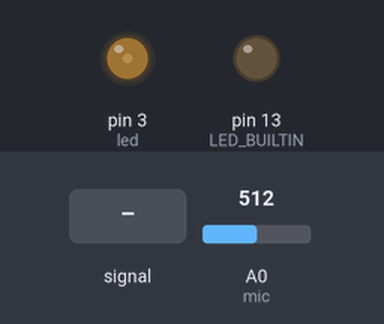
This sketch was run on a simulated Arduino Uno, built with avr-gcc and run on an emulated ATmega328P. Shown: output pins drawn as LEDs (lit = HIGH). The test bench sets the inputs (shaded band); at power-on: A0 (mic) = 512.

Above: at 1.2 s.
1.3 s: A0 (mic) fed a 200 Hz sine of ±81 counts around its level
At 4.1 s:
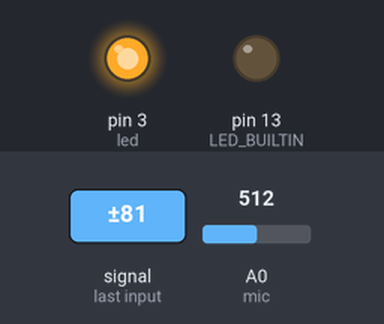
4.3 s: A0 (mic) fed a 2 Hz sine of ±306 counts around its level
At 5.27 s:
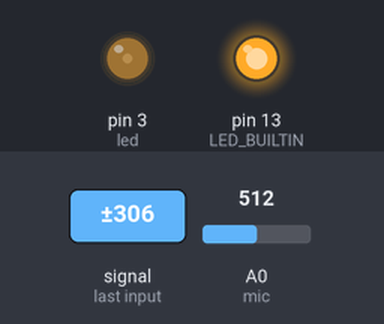
7.3 s: A0 (mic) set to 685
10.3 s: A0 (mic) fed a 200 Hz sine of ±81 counts around its level
At 12.2 s:
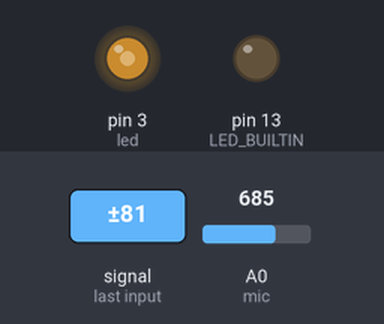
13.3 s: A0 (mic) set to 665
At 15.5 s:
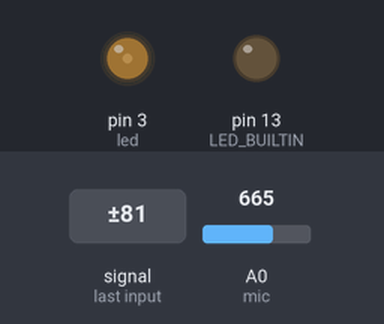
16.3 s: A0 (mic) fed a 2 Hz sine of ±306 counts around its level
At 18.05 s:
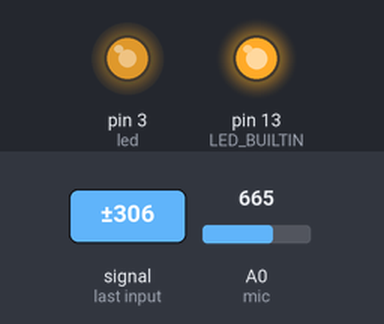
Timing chart, 0 to 20.3 s (numbered marks = the images above; inputs shaded):
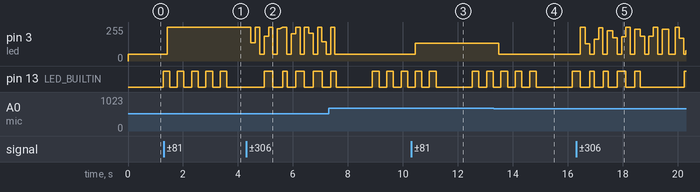

Measured:
- after the input at 1.3 s, pin 3 (led): 50/255 → 255/255 after 0.14 s
- after the input at 4.3 s, pin 3 (led): 255/255 → 136/255 after 0.17 s, → 255/255 0.17 s later, → 50/255 0.15 s later, → 187/255 0.16 s later, … (24 changes in this stretch)
- after the input at 10.3 s, pin 3 (led): 50/255 → 134/255 after 0.15 s
- after the input at 13.3 s, pin 3 (led): 134/255 → 50/255 after 0.19 s
- after the input at 16.3 s, pin 3 (led): 50/255 → 255/255 after 0.14 s, → 128/255 0.19 s later, → 50/255 0.17 s later, → 164/255 0.15 s later, … (24 changes in this stretch)

The sketch:

Lichtorgel.ino
```cpp
/****************************************
Example Sound Level Sketch for the
Adafruit Microphone Amplifier
****************************************/

unsigned int led = 3;                   // PWM Output Pin for LED

double amplify = 5.0;
double brightness = 0.0;
int peakToPeak = 0;
unsigned int i = 0;                     // zählt über- und untersteuern
unsigned int j = 0;
unsigned int k = 0;                     // für die Ausgabe der Verstärkung per LED

unsigned long lagMillis = 0;
unsigned long outTimeMillis = 0;
unsigned int amplifyOld = 0;
const double pwmMin = 50.0;             // minimal brightness during silence

void setup()
{
  pinMode(led, OUTPUT);
  pinMode(LED_BUILTIN, OUTPUT);
  Serial.begin(9600);

  analogWrite(led, (int)pwmMin);
}


void loop()
{
  const unsigned int sampleWindow = 40;     // level window width in mS (50 mS = 20Hz)

  const int mic = 0;                        // Input pin of Microphone
  const int micMax = 675;
  const double pwm = 255.0;

  const double amplifyMax = 10.0;           // Regulater
  const double amplifyMin = 1.0;
  const double difference = 1.0;
  const int limit = 5;                      // Wie oft in die Begrenzung gefahren werden darf

  const int sensitvity = 15;                // Filter
  int oldPTP = 0;

  unsigned int lag = 250;                   // For the Builtin_led to show the Amplify
  unsigned int outTime = 1000;


  unsigned long startMillis = millis();     // Start of sample window

  unsigned int signalMax = 0;
  unsigned int signalMin = micMax;


  // collect data for 50 mS
  oldPTP = peakToPeak;

  while (millis() - startMillis < sampleWindow)
  {
     unsigned int level = analogRead(mic);
     if (level <= micMax)                   // toss out spurious readings
     {
        if (level > signalMax)
        {
           signalMax = level;               // save just the max levels
        }
        else if (level < signalMin)
        {
           signalMin = level;               // save just the min levels
        }
     }
  }
  peakToPeak = signalMax - signalMin;       // max - min = peak-peak amplitude

  // Filter
  if(sensitvity < oldPTP - peakToPeak || -sensitvity > oldPTP - peakToPeak)
  {
    const int regulateWindow = 120;
    const int gap = 6;

    double target = amplify * (peakToPeak * pwm) / micMax;  // convert to pwm
    amplifyOld = (int) amplify;


    // Limiter
    if(target >= pwm)
    {
      target = pwm;                       // set maximal brightness
      i = i + 1;
      j = 0;
    }
    else if(target <= pwmMin)             // set minimal brightness
    {
      target = pwmMin;
      j = j + 1;
      i = 0;
    }

    // Regulater
    if(i > limit && amplify > amplifyMin)         // reduces the Amplify if overload
    {
      amplify -= difference;
      i = 0;
      j = 0;
    }
    else if(j > limit && amplify < amplifyMax)    // raise the Amplify if always minimal brightness is used
    {
      amplify += difference;
      j = 0;
      i = 0;
    }

    double fadeAmount = (target - brightness) / (regulateWindow/gap);
    startMillis = millis();

    while((brightness < target-fadeAmount || brightness > target+fadeAmount) && millis() - startMillis < regulateWindow)          // fading the brightness
    {
      /*Serial.print("Brightness: ");
      Serial.println(brightness);
      Serial.print("Target: ");
      Serial.println(target);*/

      brightness += fadeAmount;

      analogWrite(led, (int)brightness);

      delay(gap);
    }

    brightness = target;
    analogWrite(led, (int)brightness);
  }

  if(k <= amplify && millis() - outTimeMillis >= outTime)                               // Ausgabe der Verstärkung als Blinksignal
  {

    if(millis() - lagMillis >= lag && millis() - lagMillis <= 2 * lag)
    {
      digitalWrite(LED_BUILTIN, HIGH);
    }
    else if(millis() - lagMillis >= 2 * lag)
    {
      lagMillis = millis();
      digitalWrite(LED_BUILTIN, LOW);
      k += 1;
    }

  }
  else if(k > amplify)
  {
    k = 0;
    outTimeMillis = millis();
  }

  //Serial.print("Brightness: ");
  //Serial.println(brightness);
  //Serial.println(peakToPeak);
  //Serial.println(oldPTP);
  //Serial.println(oldPTP-peakToPeak);
  //Serial.print("Amplify: ");
  //Serial.println(amplify);
  //Serial.print("j: ");
  //Serial.println(j);
  //Serial.print("i: ");
  //Serial.println(i);
  //Serial.println(" ");

}
```
